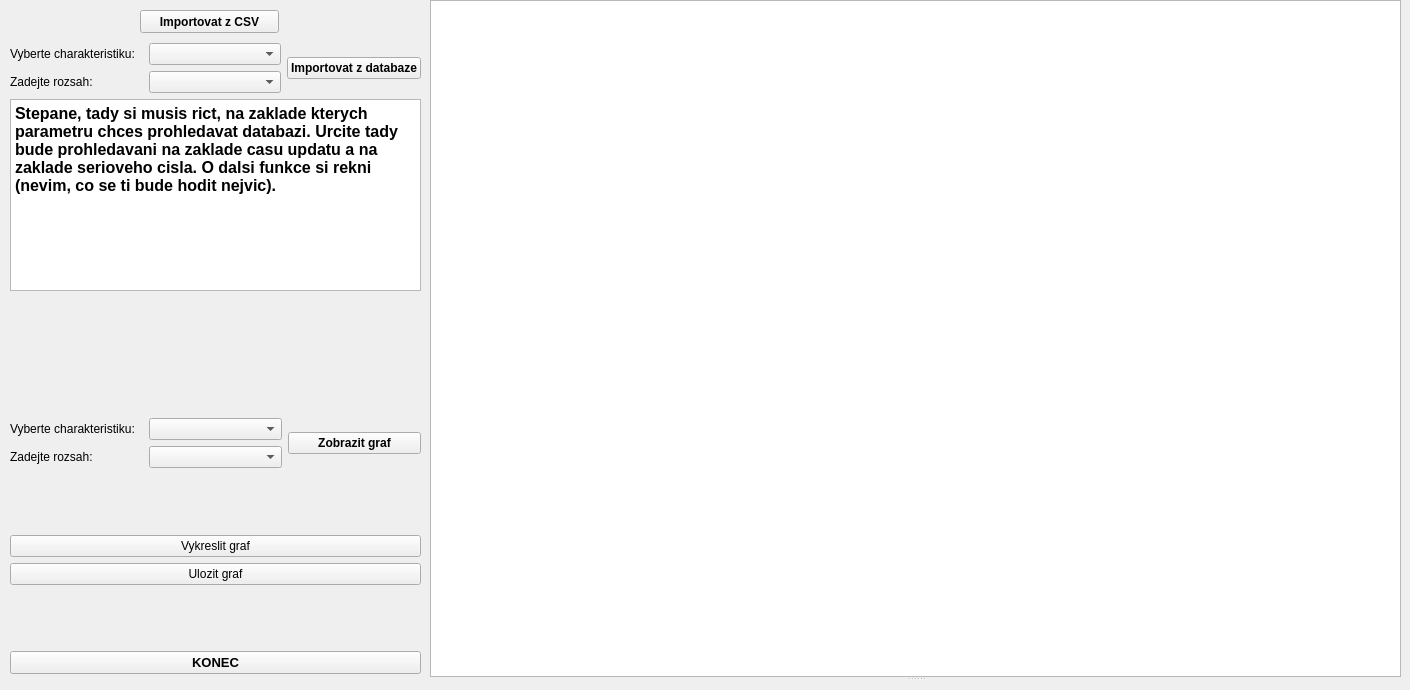
      <widget class="QWidget" name="tab_3">
       <attribute name="title">
        <string>Databaze</string>
       </attribute>
       <widget class="QPushButton" name="pushButton_tabD_import_CSV">
        <property name="geometry">
         <rect>
          <x>140</x>
          <y>10</y>
          <width>139</width>
          <height>23</height>
         </rect>
        </property>
        <property name="font">
         <font>
          <weight>75</weight>
          <bold>true</bold>
         </font>
        </property>
        <property name="text">
         <string>Importovat z CSV</string>
        </property>
       </widget>
       <widget class="QSplitter" name="splitter_2">
        <property name="geometry">
         <rect>
          <x>430</x>
          <y>0</y>
          <width>971</width>
          <height>681</height>
         </rect>
        </property>
        <property name="orientation">
         <enum>Qt::Vertical</enum>
        </property>
        <widget class="QTableWidget" name="tableWidget"/>
        <widget class="QWidget" name="verticalLayoutWidget">
         <layout class="QVBoxLayout" name="verticalLayout"/>
        </widget>
       </widget>
       <widget class="QWidget" name="layoutWidget">
        <property name="geometry">
         <rect>
          <x>10</x>
          <y>43</y>
          <width>411</width>
          <height>631</height>
         </rect>
        </property>
        <layout class="QVBoxLayout" name="verticalLayout_31">
         <item>
          <layout class="QHBoxLayout" name="horizontalLayout_8">
           <item>
            <layout class="QVBoxLayout" name="verticalLayout_25">
             <item>
              <widget class="QLabel" name="label_tabT_char_2">
               <property name="text">
                <string>Vyberte charakteristiku:</string>
               </property>
              </widget>
             </item>
             <item>
              <widget class="QLabel" name="label_tabT_spektrum_2">
               <property name="text">
                <string>Zadejte rozsah:</string>
               </property>
              </widget>
             </item>
            </layout>
           </item>
           <item>
            <layout class="QVBoxLayout" name="verticalLayout_26">
             <item>
              <widget class="QComboBox" name="comboBox_tabT_choose_char_2"/>
             </item>
             <item>
              <widget class="QComboBox" name="comboBox_tabT_choose_spectrum_2"/>
             </item>
            </layout>
           </item>
           <item>
            <layout class="QVBoxLayout" name="verticalLayout_27">
             <item>
              <widget class="QPushButton" name="pushButton_tabT_show_spec_2">
               <property name="font">
                <font>
                 <weight>75</weight>
                 <bold>true</bold>
                </font>
               </property>
               <property name="text">
                <string>Importovat z databaze</string>
               </property>
              </widget>
             </item>
            </layout>
           </item>
          </layout>
         </item>
         <item>
          <widget class="QPlainTextEdit" name="plainTextEdit">
           <property name="font">
            <font>
             <pointsize>12</pointsize>
             <weight>75</weight>
             <italic>false</italic>
             <bold>true</bold>
             <underline>false</underline>
            </font>
           </property>
           <property name="plainText">
            <string>Stepane, tady si musis rict, na zaklade kterych parametru chces prohledavat databazi. Urcite tady bude prohledavani na zaklade casu updatu a na zaklade serioveho cisla. O dalsi funkce si rekni (nevim, co se ti bude hodit nejvic).</string>
           </property>
          </widget>
         </item>
         <item>
          <spacer name="verticalSpacer_10">
           <property name="orientation">
            <enum>Qt::Vertical</enum>
           </property>
           <property name="sizeHint" stdset="0">
            <size>
             <width>20</width>
             <height>40</height>
            </size>
           </property>
          </spacer>
         </item>
         <item>
          <spacer name="verticalSpacer_8">
           <property name="orientation">
            <enum>Qt::Vertical</enum>
           </property>
           <property name="sizeHint" stdset="0">
            <size>
             <width>20</width>
             <height>40</height>
            </size>
           </property>
          </spacer>
         </item>
         <item>
          <layout class="QHBoxLayout" name="horizontalLayout_9">
           <item>
            <layout class="QVBoxLayout" name="verticalLayout_28">
             <item>
              <widget class="QLabel" name="label_tabT_char_3">
               <property name="text">
                <string>Vyberte charakteristiku:</string>
               </property>
              </widget>
             </item>
             <item>
              <widget class="QLabel" name="label_tabT_spektrum_3">
               <property name="text">
                <string>Zadejte rozsah:</string>
               </property>
              </widget>
             </item>
            </layout>
           </item>
           <item>
            <layout class="QVBoxLayout" name="verticalLayout_29">
             <item>
              <widget class="QComboBox" name="comboBox_tabT_choose_char_3"/>
             </item>
             <item>
              <widget class="QComboBox" name="comboBox_tabT_choose_spectrum_3"/>
             </item>
            </layout>
           </item>
           <item>
            <layout class="QVBoxLayout" name="verticalLayout_30">
             <item>
              <widget class="QPushButton" name="pushButton_tabT_show_spec_3">
               <property name="font">
                <font>
                 <weight>75</weight>
                 <bold>true</bold>
                </font>
               </property>
               <property name="text">
                <string>Zobrazit graf</string>
               </property>
              </widget>
             </item>
            </layout>
           </item>
          </layout>
         </item>
         <item>
          <spacer name="verticalSpacer_7">
           <property name="orientation">
            <enum>Qt::Vertical</enum>
           </property>
           <property name="sizeHint" stdset="0">
            <size>
             <width>20</width>
             <height>40</height>
            </size>
           </property>
          </spacer>
         </item>
         <item>
          <widget class="QPushButton" name="pushButton_3">
           <property name="text">
            <string>Vykreslit graf</string>
           </property>
          </widget>
         </item>
         <item>
          <widget class="QPushButton" name="pushButton_4">
           <property name="text">
            <string>Ulozit graf</string>
           </property>
          </widget>
         </item>
         <item>
          <spacer name="verticalSpacer_9">
           <property name="orientation">
            <enum>Qt::Vertical</enum>
           </property>
           <property name="sizeHint" stdset="0">
            <size>
             <width>20</width>
             <height>40</height>
            </size>
           </property>
          </spacer>
         </item>
         <item>
          <widget class="QPushButton" name="pushButton_konec_3">
           <property name="font">
            <font>
             <pointsize>10</pointsize>
             <weight>75</weight>
             <bold>true</bold>
            </font>
           </property>
           <property name="text">
            <string>KONEC</string>
           </property>
           <property name="autoDefault">
            <bool>false</bool>
           </property>
           <property name="default">
            <bool>false</bool>
           </property>
           <property name="flat">
            <bool>false</bool>
           </property>
          </widget>
         </item>
        </layout>
       </widget>
      </widget>
